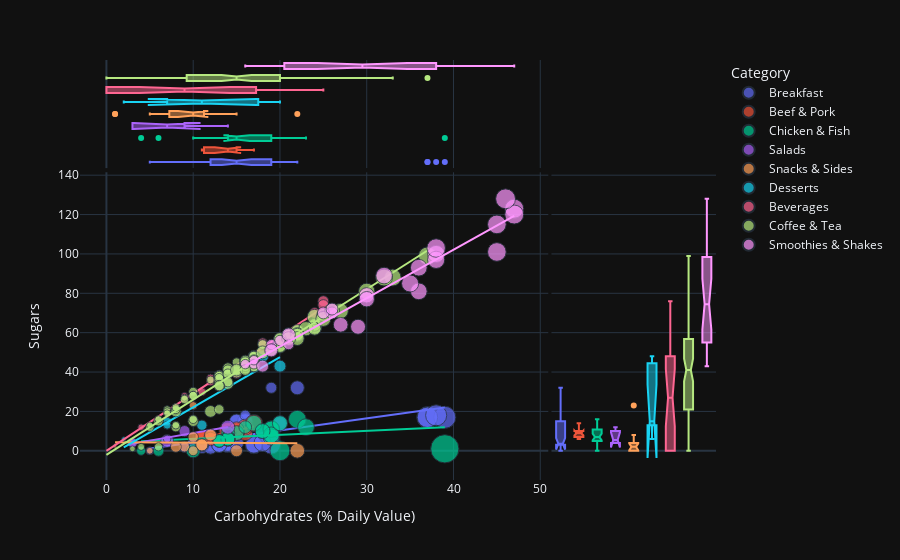

This figure's notebook cell:
### Code cell
fig = px.scatter(menu, x="Carbohydrates (% Daily Value)",y='Sugars', color="Category",
                 size='Calories', hover_name="Item",trendline="ols",
                 template="plotly_dark",marginal_x="box",marginal_y="box")
fig.show()
